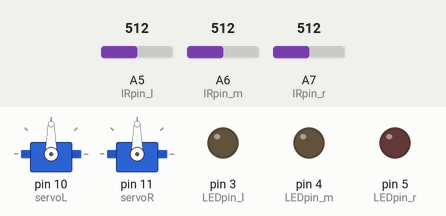
This sketch was run on a simulated Arduino Nano, built with avr-gcc and run on an emulated ATmega328P. Shown: 2 × servo, output pins drawn as LEDs (lit = HIGH). The inputs (shaded band) are chosen by the test bench; at power-on: A5 (IRpin_l) = 512, A6 (IRpin_m) = 512, A7 (IRpin_r) = 512.

Above: at 1.2 s.
1.3 s: A5 (IRpin_l) set to 497
At 2.5 s:
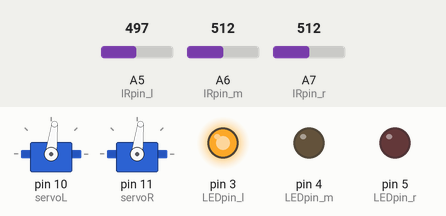
2.8 s: A6 (IRpin_m) set to 497
At 4.0 s:
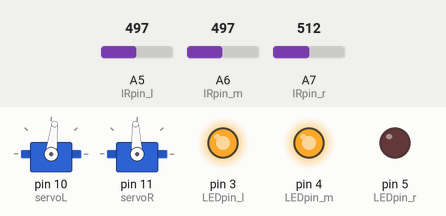
4.3 s: A7 (IRpin_r) set to 498
At 4.8 s:
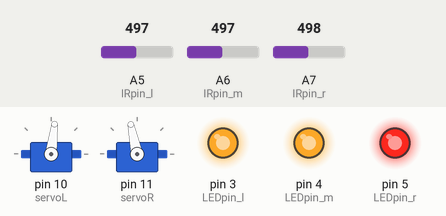
5.8 s: A7 (IRpin_r) set to 716
At 6.7 s:
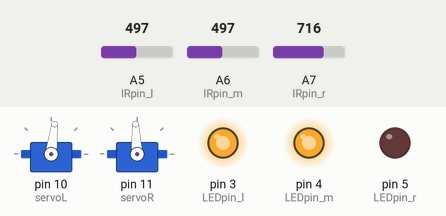
7.3 s: A5 (IRpin_l) set to 716
At 8.3 s:
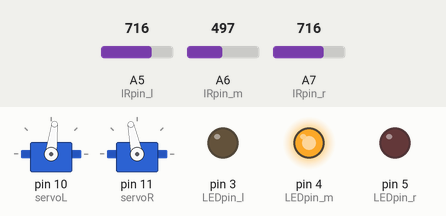
8.8 s: A7 (IRpin_r) set to 511
At 9.9 s:
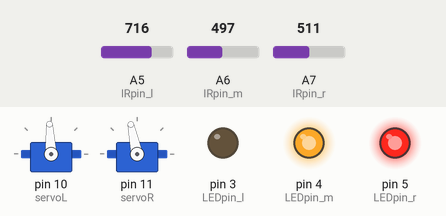
Timing chart, 0 to 11.3 s (numbered marks = the images above; inputs shaded):
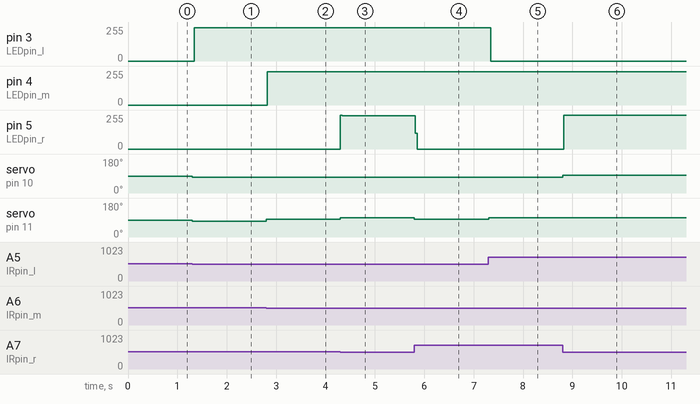

The sketch:

Uitlezen_IRsensoren.ino
```cpp
// Code voor het uitlezen van IR sensoren en aansturen van de bijbehorende leds
// Plus opzet voor aansturing servo's

// TEST SERVO AANTURING MET LIBRARY
#include <Servo.h>
Servo servoL;
Servo servoR;
void Servosturing(int, int);


// Pins die door de functie gebruikt worden
const int IRpin_l = A5;
const int IRpin_m = A6;
const int IRpin_r = A7;
const int LEDpin_l = 3;
const int LEDpin_m = 4;
const int LEDpin_r = 5;
// Grenswaarde IR sensoren (nog niet geoptimaliseerd)
const int CompareValue_IR = 512;

// Globale variabele om laatste uitlezeing te bewaren
char ReturnValue_IR = 0;

// Prototypes sensoren
char IRsensorRead(void);
void IRcase(char);
void IRcaseLED(char);


void setup()  // Leds als OUTPUT instellen
{
  servoL.attach(10);
  servoR.attach(11);
  pinMode(LEDpin_l, OUTPUT);
  pinMode(LEDpin_m, OUTPUT);
  pinMode(LEDpin_r, OUTPUT);
  Serial.begin(9600);
}

void loop()
{
  char IRsensorOutput = IRsensorRead();
  IRcase(IRsensorOutput);
  IRcaseLED(IRsensorOutput);
}

char IRsensorRead(void)
{
  int IRvalue_l = 0;
  int IRvalue_m = 0;
  int IRvalue_r = 0;

// Inverteert de waardes van de sensoren zodat detectie = hoge waarde
  IRvalue_l = 1024 - analogRead(IRpin_l);
  IRvalue_m = 1024 - analogRead(IRpin_m);
  IRvalue_r = 1024 - analogRead(IRpin_r);
//  DEBUG
//  Serial.print(IRvalue_l);
//  Serial.print("\t");
//  Serial.print(IRvalue_m);
//  Serial.print("\t");
//  Serial.print(IRvalue_r);
//  Serial.print("\n");


  if(IRvalue_l > CompareValue_IR || IRvalue_m > CompareValue_IR || IRvalue_r > CompareValue_IR)
  {
    if(IRvalue_l > CompareValue_IR) ReturnValue_IR |= 0x01; else ReturnValue_IR &= ~(0x01);
    if(IRvalue_m > CompareValue_IR) ReturnValue_IR |= 0x02; else ReturnValue_IR &= ~(0x02);
    if(IRvalue_r > CompareValue_IR) ReturnValue_IR |= 0x04; else ReturnValue_IR &= ~(0x04);
  }
  return ReturnValue_IR;
}

void IRcase(char w)
{
  switch(w)
  {
    case 0x01:
    {
      Servosturing(1400,1400);
      //stuur scherp links
    }
    break;

    case 0x02:
    {
      Servosturing(1400,1600);
      // rij rechtdoor
    }
    break;

    case 0x03:
    {
      Servosturing(1400,1500);
      // stuur langzaam links
    }
    break;

    case 0x04:
    {
      Servosturing(1600,1600);
      // stuur scherp rechts
    }
    break;

    case 0x06:
    {
      Servosturing(1500,1600);
      // stuur langzaam rechts
    }
    break;
    case 0x07:
    {
      Servosturing(1400,1600);
      // rechtdoor (alle sensoren HIGH)
    }

    default:
    {
      // rondje draaien (leader kwijt)
    }
  }
}

void IRcaseLED(char LEDs)
{
  digitalWrite(LEDpin_l, LOW);
  digitalWrite(LEDpin_m, LOW);
  digitalWrite(LEDpin_r, LOW);
  switch(LEDs)
  {
    case 0x01:
    {
      digitalWrite(LEDpin_l, HIGH);
//      Serial.println("links");
    }
    break;

    case 0x02:
    {
      digitalWrite(LEDpin_m, HIGH);
//      Serial.println("midden");
    }
    break;

    case 0x03:
    {
      digitalWrite(LEDpin_l, HIGH);
      digitalWrite(LEDpin_m, HIGH);
//      Serial.println("linksmidden");
    }
    break;

    case 0x04:
    {
      digitalWrite(LEDpin_r, HIGH);\
//      Serial.println("rechts");
    }
    break;

    case 0x06:
    {
      digitalWrite(LEDpin_r, HIGH);
      digitalWrite(LEDpin_m, HIGH);
//      Serial.println("rechtsmidden");
    }
    break;

    case 0x07:
    {
      digitalWrite(LEDpin_l, HIGH);
      digitalWrite(LEDpin_m, HIGH);
      digitalWrite(LEDpin_r, HIGH);
//      Serial.println("midden");
    }
    break;
  }
}

void Servosturing(int Links, int Rechts)
{
      servoL.writeMicroseconds(Links);
      servoR.writeMicroseconds(Rechts);
}
```

Measured:
- the behaviour switches between 512 and 511 on A5 (IRpin_l) (found by bisection; images 0 and 1)
- the behaviour switches between 512 and 511 on A6 (IRpin_m) (found by bisection; images 1 and 2)
- the behaviour switches between 512 and 511 on A7 (IRpin_r) (found by bisection; images 2 and 3)
- after the input at 1.3 s, pin 3 (LEDpin_l): 0/255 → 248/255 at once; servo on pin 10 (servoL), servo on pin 11 (servoR): 90° → 83° at once
- after the input at 2.8 s, pin 4 (LEDpin_m): 0/255 → 249/255 at once; servo on pin 11 (servoR): 83° → 93° at once
- after the input at 4.3 s, pin 5 (LEDpin_r): 0/255 → 248/255 at once; servo on pin 11 (servoR): 93° → 102° at once
- after the input at 5.8 s, pin 5 (LEDpin_r): 248/255 → 0/255 at once; servo on pin 11 (servoR): 102° → 93° at once
- after the input at 7.3 s, pin 3 (LEDpin_l): 248/255 → 0/255 at once; servo on pin 11 (servoR): 93° → 102° at once
- after the input at 8.8 s, pin 5 (LEDpin_r): 0/255 → 252/255 at once; servo on pin 10 (servoL): 83° → 93° at once
